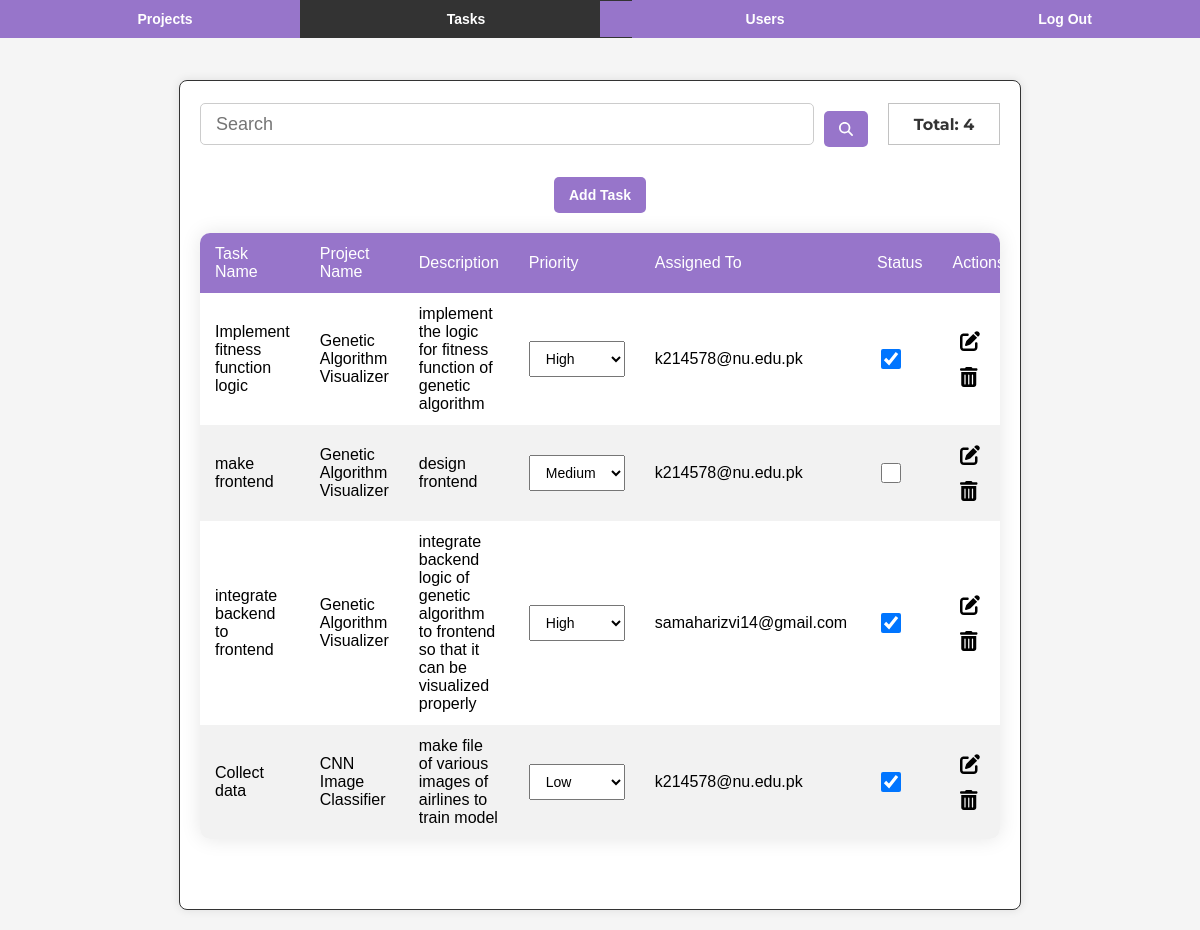
The app's page /todolist/tasks/ (signed in), older data.
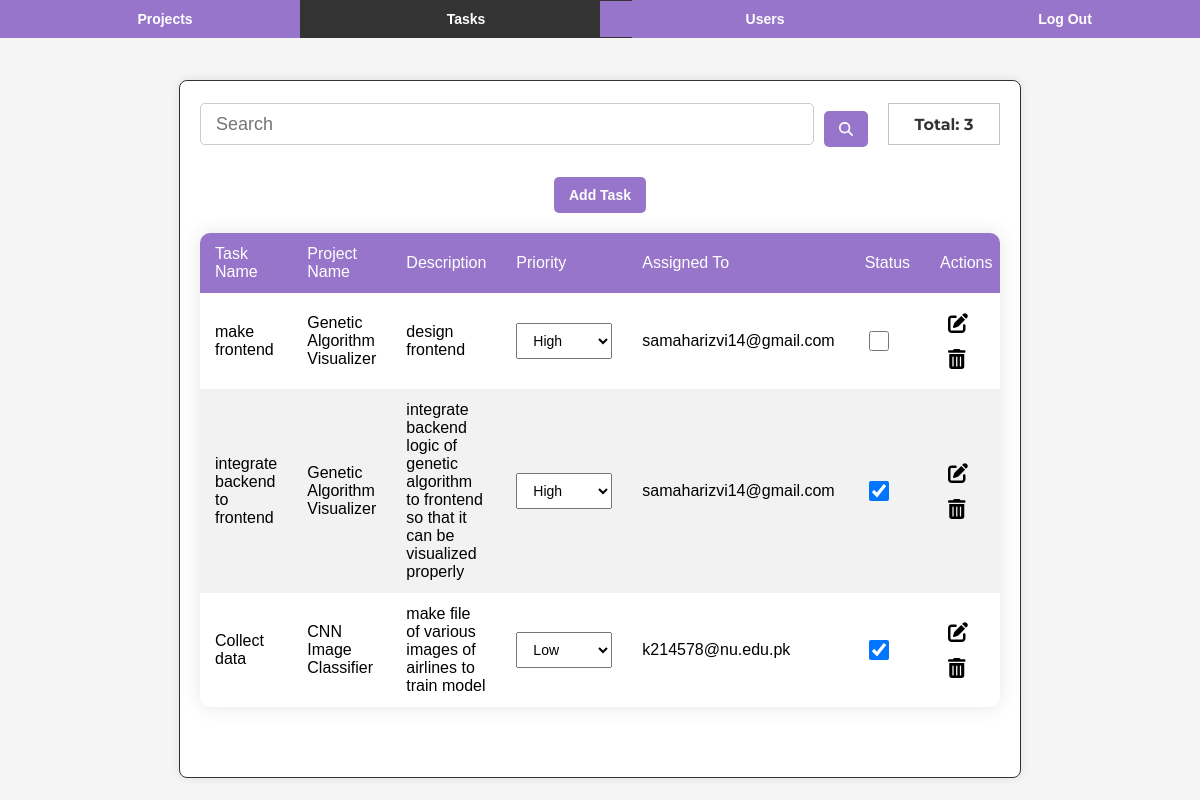
The same page, newer data.
### tdapp/models.py (models this page shows, shortened)
class Task(models.Model):
    task_id = models.AutoField(primary_key=True)
    task_name = models.CharField(max_length=255)
    project_name = models.ForeignKey(Project, on_delete=models.CASCADE , null=False, default=False)
    description = models.TextField()
    priority = models.CharField(max_length=10, choices=[('high', 'High'), ('medium', 'Medium'), ('low', 'Low')])
    completed = models.BooleanField(default=False)
    assigned_to = models.ForeignKey(settings.AUTH_USER_MODEL, on_delete=models.CASCADE, null=False, default=False)

class Project(models.Model):
    project_id = models.AutoField(primary_key=True)
    project_name = models.CharField(max_length=255)
    description = models.TextField()

class CustomUser(AbstractUser):
    username = None
    email = models.EmailField(_("email address"), unique=True)
    USERNAME_FIELD = "email"
    REQUIRED_FIELDS = []
    objects = CustomUserManager()

### tdapp/task_views.py (the view)
# urls.py: path('tasks/', task_list, name='task-list'),
@login_required
def task_list(request):
    if request.user.is_superuser:
        tasks = Task.objects.all().order_by('project_name')
    else:
        tasks = Task.objects.filter(assigned_to=request.user).order_by('project_name')
    return render(request, 'admin/task-list.html', {'tasks': tasks})

### templates/admin/task-list.html (shortened to what this page needs)
{% extends "base.html" %}
{% block extra_css %}
<link rel="stylesheet" href="https://cdnjs.cloudflare.com/ajax/libs/font-awesome/6.0.0/css/all.min.css">
{% endblock %}
{% block content %}
<div id="vanta-container"></div>
<div class="navbar">
    <li><a href="{% url 'project-list' %}" class="btn-primary">Projects</a></li>
    <li class="active"><a href="{% url 'task-list' %}" class="btn-primary" id="">Tasks</a></li>
    {% if user.is_superuser %}
    <li><a href="{% url 'user-list' %}" class="btn-primary">Users</a></li>
    {% endif %}
    <li><a href="{% url 'logout' %}" class="btn-primary">Log Out</a></li>
</div>
<div class="container">
{% if user.is_authenticated %}
    <div class="form-container">
        <form id="search-form" class="search_field">
            <input id="search-input" type="text" class="input-search" placeholder="Search" />
            <button id="search-button" type="submit" class="btn btn-primary">
                <i class="fas fa-search"></i>
              </button>
        </form>
        <div class="total-records-indicator">Total: {{ tasks.count }}</div>
    </div>
    {% if user.is_superuser %}
        <div class="row">
            <a href="{% url 'add-task' %}" class="btn btn-primary">Add Task</a>
        </div>
        <div class="table-container">
            <table class="table">
                <thead>
                    <tr>
                        <th>Task Name</th>
                        <th>Project Name</th>
                        <th>Description</th>
                        <th>Priority</th>
                        <th>Assigned To</th>
                        <th>Status</th>
                        <th>Actions</th>
                    </tr>
                </thead>
                <tbody>
                    {% for task in tasks %}
                        <tr>
                            <td>{{ task.task_name }}</td>
                            <td>{{ task.project_name.project_name }}</td>
                            <td>{{ task.description }}</td>
                            <td>
                                <select class="priority-select" data-task-id="{{ task.task_id }}">
                                    <option value="high" {% if task.priority == 'high' %}selected{% endif %}>High</option>
                                    <option value="medium" {% if task.priority == 'medium' %}selected{% endif %}>Medium</option>
                                    <option value="low" {% if task.priority == 'low' %}selected{% endif %}>Low</option>
                                </select>
                            </td>
                            <td>{{ task.assigned_to.email }}</td>
                            <td>
                                <input type="checkbox" class="status-checkbox" data-task-id="{{ task.task_id }}" {% if task.completed %}checked{% endif %}>
                            </td>
                            <td class="border-0 align-middle">
                                <a href="{% url 'edit-task' task.task_id %}" data-mdb-tooltip-init title="Done"><i
                                    class="fas fa-edit fa-lg text-success me-3"></i></a>
                                <a href="{% url 'delete-task' task.task_id %}" data-mdb-tooltip-init title="Remove"><i
                                    class="fas fa-trash-alt fa-lg text-warning"></i></a>
                              </td>
                        </tr>
                    {% endfor %}
                </tbody>
            </table>
        </div>
    {% endif %}
{% else %}
    <p>You are not logged in.</p>
    <a href="{% url 'login' %}">Log In</a> |
    <a href="{% url 'signup' %}">Sign Up</a>
{% endif %}
</div>
{% endblock %}

### templates/base.html (shortened to what this page needs)
<!DOCTYPE html>
{% load static %}
<html>
<head>
    <link rel="stylesheet" href="{% static 'css/style.css' %}" />
    {% block extra_css %}{% endblock %}
</head>
<body>
  <main>
    {% block content %}
    {% endblock %}
  </main>
</body>
</html>

### assets/static/css/style.css (style rules this page uses)
body { font-family: Arial, sans-serif; background-color: #3f1cbd; margin: 0; padding: 0; }

### templates/base.html (style rules this page uses)
body { font-family: 'Segoe UI', Tahoma, Geneva, Verdana, sans-serif; padding: 0% 5%; justify-content: center; align-items: center; max-width: 100%; overflow-x: hidden; background-color: white; margin: 0px; }
a { border-color: #003b66; background-color: transparent; border-width: 10px; display: block; padding: 8px; text-decoration: none; color: black; font-weight: bold; }
.active { background-color: #003b66; display: block; padding: 8px; text-decoration: none; color: white; font-weight: normal; }
li { display: inline; float: left; width: 40%; text-align: center; }
.container { padding: 30px; width: 100%; max-width: 900px; }
.row { display: flex; justify-content: center; align-items: center; width: 100%; background-color: transparent; margin-top: 10px; margin-bottom: 10px; }
.table-container { display: flex; justify-content: center; margin-top: 20px; }
table { background-color: #fff; width: auto; overflow-x: auto; overflow-y: auto; margin-left: auto; margin-right: auto; display: block; margin-bottom: 50px; border-collapse: collapse; box-shadow: 0 0 20px rgba(0, 0, 0, 0.1); }
table thead { overflow: hidden; position: sticky; top: 0; }
table tbody { overflow-y: auto; }
table th, table td { padding: 12px 15px; text-align: left; height: 15px; }
table th { background-color: #003b66; color: #fff; font-weight: 500; position: sticky; top: 0; }
table tbody tr:nth-child(even) { background-color: #f2f2f2; }
select, span { padding: 8px 12px; font-size: 14px; }
.total-records-indicator { border-width: 0px; border-style: solid; background-color: white; color: black; border-color: #c2c2c2; height: 20px; width: 80px; border-width: 1px; padding: 10px 20px; font-family: 'Montserrat', sans-serif; justify-content: center; text-align: center; align-items: center; }
.search_field { display: flex; align-items: center; position: relative; width: 100%; }
.input-search { font-size: 18px; padding: 5px 10px; height: 30px; width: 100%; padding-left: 35px; outline: none; background: #FFFFFF; color: #000000; border: 1px solid #C4D1EB; box-shadow: 3 }
@media screen and (min-width: 600px) { .search_field { width: 80%; } }

Row changes from the older to the newer data that the page shows:
removed Task: task_name "Implement fitness function logic", project_name.project_name "Genetic Algorithm Visualizer", description "implement the logic for fitness function of genetic algorithm", priority+task_id "High", assigned_to.email "k214578@nu.edu.pk", completed "☑"
changed Task "make frontend": priority+task_id "Medium" → "High"; assigned_to.email "k214578@nu.edu.pk" → "samaharizvi14@gmail.com"
Text that changed along with them:
{{ tasks.count }}: "4" → "3"
